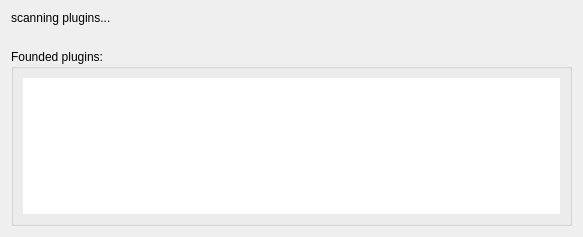
<?xml version="1.0" encoding="UTF-8"?>
<ui version="4.0">
 <class>PluginScanDialog</class>
 <widget class="QDialog" name="PluginScanDialog">
  <property name="windowModality">
   <enum>Qt::NonModal</enum>
  </property>
  <property name="geometry">
   <rect>
    <x>0</x>
    <y>0</y>
    <width>583</width>
    <height>237</height>
   </rect>
  </property>
  <property name="windowTitle">
   <string>[Jamtaba] Scanning plugins ...</string>
  </property>
  <layout class="QVBoxLayout" name="verticalLayout">
   <property name="spacing">
    <number>24</number>
   </property>
   <item>
    <widget class="QLabel" name="labelPluginText">
     <property name="sizePolicy">
      <sizepolicy hsizetype="Preferred" vsizetype="Maximum">
       <horstretch>0</horstretch>
       <verstretch>0</verstretch>
      </sizepolicy>
     </property>
     <property name="text">
      <string>scanning plugins...</string>
     </property>
    </widget>
   </item>
   <item>
    <widget class="QGroupBox" name="groupBox">
     <property name="title">
      <string>Founded plugins:</string>
     </property>
     <layout class="QVBoxLayout" name="verticalLayout_2">
      <item>
       <widget class="QPlainTextEdit" name="plainTextEdit">
        <property name="acceptDrops">
         <bool>false</bool>
        </property>
        <property name="frameShape">
         <enum>QFrame::NoFrame</enum>
        </property>
        <property name="undoRedoEnabled">
         <bool>false</bool>
        </property>
        <property name="lineWrapMode">
         <enum>QPlainTextEdit::NoWrap</enum>
        </property>
        <property name="readOnly">
         <bool>true</bool>
        </property>
        <property name="plainText">
         <string notr="true"/>
        </property>
        <property name="backgroundVisible">
         <bool>false</bool>
        </property>
        <property name="placeholderText">
         <string>No plugins founded!</string>
        </property>
       </widget>
      </item>
     </layout>
    </widget>
   </item>
  </layout>
 </widget>
 <resources/>
 <connections/>
</ui>
